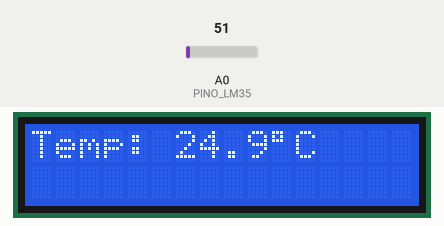
Simulated run of this sketch. Board: Arduino Uno, built with avr-gcc and run on an emulated ATmega328P. Shown: 16×2 character LCD. Inputs (shaded band) come from the test bench; at power-on: A0 (PINO_LM35) = 51.

Above: at 2.2 s.
2.3 s: A0 (PINO_LM35) set to 61
At 3.3 s:
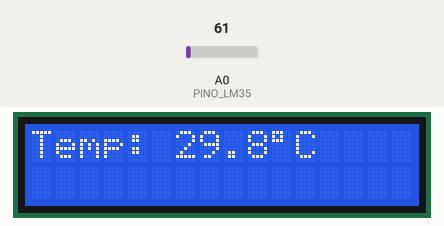
4.0 s: A0 (PINO_LM35) set to 71
At 4.7 s:
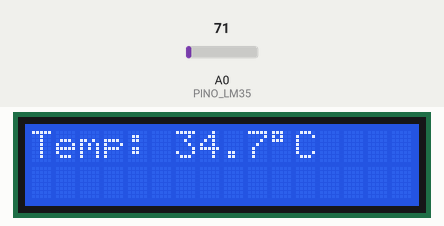
5.5 s: A0 (PINO_LM35) set to 86
At 6.2 s:
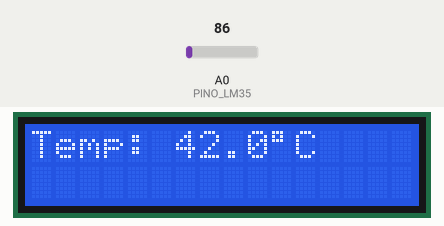
Timing chart, 0 to 8.5 s (numbered marks = the images above; inputs shaded):
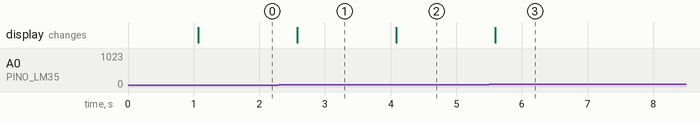

The sketch:

05_termometro_lm35_lcd.ino
```cpp
/*
Projeto: Termômetro com LM35 no LCD 16x2 (sem I2C)

O que será usado neste projeto:
  - Arduino UNO
  - Sensor LM35
  - LCD 16x2
  - Potenciômetro 10k para contraste
  - Jumpers

Conexões (pinos sugeridos):
  - LM35 -> A0
  - LCD RS->D7, E->D8, D4->D9, D5->D10, D6->D11, D7->D12
  - Pot 10k no pino VO do LCD (contraste)
*/
#include <LiquidCrystal.h>
LiquidCrystal lcd(7, 8, 9, 10, 11, 12);
const int PINO_LM35 = A0;

void setup(){
  lcd.begin(16,2);
  lcd.print("Termometro LM35");
  delay(1000);
  lcd.clear();
}

void loop(){
  int leitura = analogRead(PINO_LM35);
  float volts = leitura * (5.0/1023.0);
  float tempC = volts / 0.01; // 10mV por °C
  lcd.setCursor(0,0);
  lcd.print("Temp: ");
  lcd.print(tempC,1);
  lcd.print((char)223);
  lcd.print("C     ");
  delay(500);
}
```

Measured:
- after the input at 2.3 s, the display: changes after 0.28 s (image 1)
- after the input at 4.0 s, the display: changes after 0.09 s (image 2)
- after the input at 5.5 s, the display: changes after 0.09 s (image 3)
